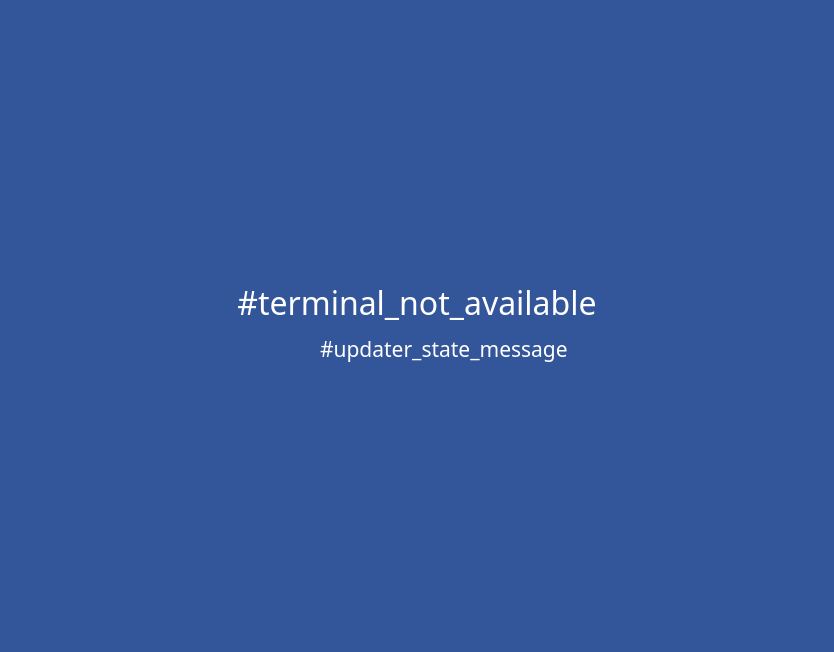
<?xml version="1.0" encoding="UTF-8"?>
<ui version="4.0">
 <class>SplashScreenClass</class>
 <widget class="QWidget" name="SplashScreenClass">
  <property name="geometry">
   <rect>
    <x>0</x>
    <y>0</y>
    <width>834</width>
    <height>652</height>
   </rect>
  </property>
  <property name="font">
   <font>
    <family>PT Sans Caption</family>
    <pointsize>24</pointsize>
   </font>
  </property>
  <property name="windowTitle">
   <string notr="true"/>
  </property>
  <property name="styleSheet">
   <string notr="true">color: rgb(255, 255, 255);
background-color: #335599;</string>
  </property>
  <layout class="QVBoxLayout" name="verticalLayout">
   <property name="spacing">
    <number>0</number>
   </property>
   <item>
    <spacer name="verticalSpacer">
     <property name="orientation">
      <enum>Qt::Vertical</enum>
     </property>
     <property name="sizeHint" stdset="0">
      <size>
       <width>20</width>
       <height>254</height>
      </size>
     </property>
    </spacer>
   </item>
   <item>
    <layout class="QHBoxLayout" name="horizontalLayout">
     <item>
      <spacer name="horizontalSpacer">
       <property name="orientation">
        <enum>Qt::Horizontal</enum>
       </property>
       <property name="sizeHint" stdset="0">
        <size>
         <width>40</width>
         <height>20</height>
        </size>
       </property>
      </spacer>
     </item>
     <item>
      <widget class="QLabel" name="lblMessage">
       <property name="font">
        <font>
         <family>PT Sans Caption</family>
         <pointsize>24</pointsize>
         <weight>50</weight>
         <bold>false</bold>
        </font>
       </property>
       <property name="text">
        <string>#terminal_not_available</string>
       </property>
       <property name="alignment">
        <set>Qt::AlignCenter</set>
       </property>
      </widget>
     </item>
     <item>
      <spacer name="horizontalSpacer_2">
       <property name="orientation">
        <enum>Qt::Horizontal</enum>
       </property>
       <property name="sizeHint" stdset="0">
        <size>
         <width>40</width>
         <height>20</height>
        </size>
       </property>
      </spacer>
     </item>
    </layout>
   </item>
   <item>
    <layout class="QHBoxLayout" name="horizontalLayout_2">
     <item>
      <spacer name="horizontalSpacer_3">
       <property name="orientation">
        <enum>Qt::Horizontal</enum>
       </property>
       <property name="sizeHint" stdset="0">
        <size>
         <width>40</width>
         <height>20</height>
        </size>
       </property>
      </spacer>
     </item>
     <item>
      <widget class="QLabel" name="lbAnimation">
       <property name="minimumSize">
        <size>
         <width>48</width>
         <height>48</height>
        </size>
       </property>
       <property name="maximumSize">
        <size>
         <width>48</width>
         <height>48</height>
        </size>
       </property>
       <property name="text">
        <string/>
       </property>
      </widget>
     </item>
     <item>
      <widget class="QLabel" name="lbMessage">
       <property name="font">
        <font>
         <family>PT Sans Caption</family>
         <pointsize>16</pointsize>
        </font>
       </property>
       <property name="text">
        <string>#updater_state_message</string>
       </property>
       <property name="alignment">
        <set>Qt::AlignLeading|Qt::AlignLeft|Qt::AlignVCenter</set>
       </property>
       <property name="wordWrap">
        <bool>false</bool>
       </property>
      </widget>
     </item>
     <item>
      <spacer name="horizontalSpacer_4">
       <property name="orientation">
        <enum>Qt::Horizontal</enum>
       </property>
       <property name="sizeHint" stdset="0">
        <size>
         <width>40</width>
         <height>20</height>
        </size>
       </property>
      </spacer>
     </item>
    </layout>
   </item>
   <item>
    <spacer name="verticalSpacer_2">
     <property name="orientation">
      <enum>Qt::Vertical</enum>
     </property>
     <property name="sizeHint" stdset="0">
      <size>
       <width>20</width>
       <height>255</height>
      </size>
     </property>
    </spacer>
   </item>
  </layout>
 </widget>
 <layoutdefault spacing="6" margin="11"/>
 <resources>
  <include location="Resources.qrc"/>
 </resources>
 <connections/>
</ui>
